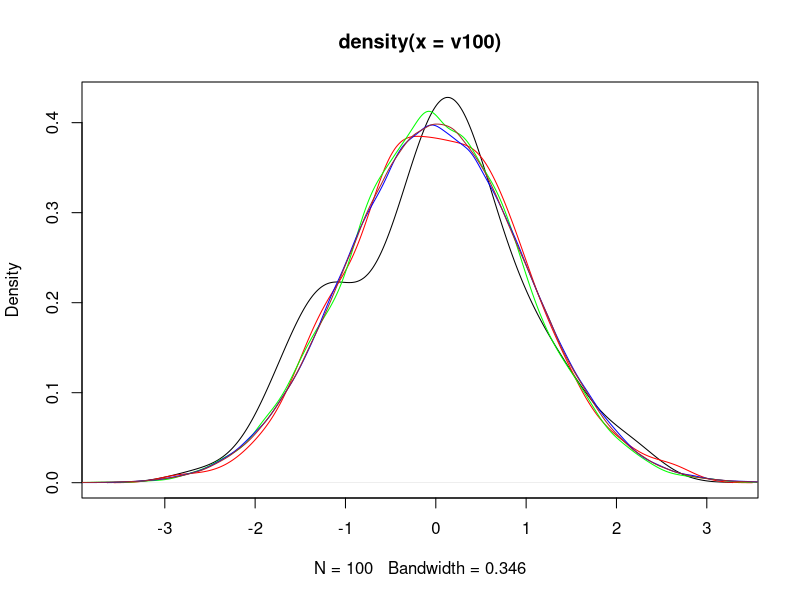
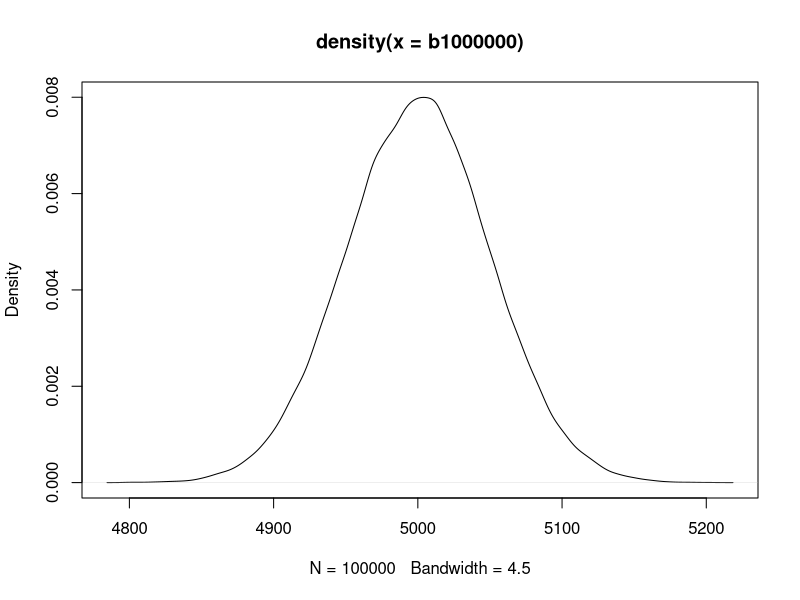
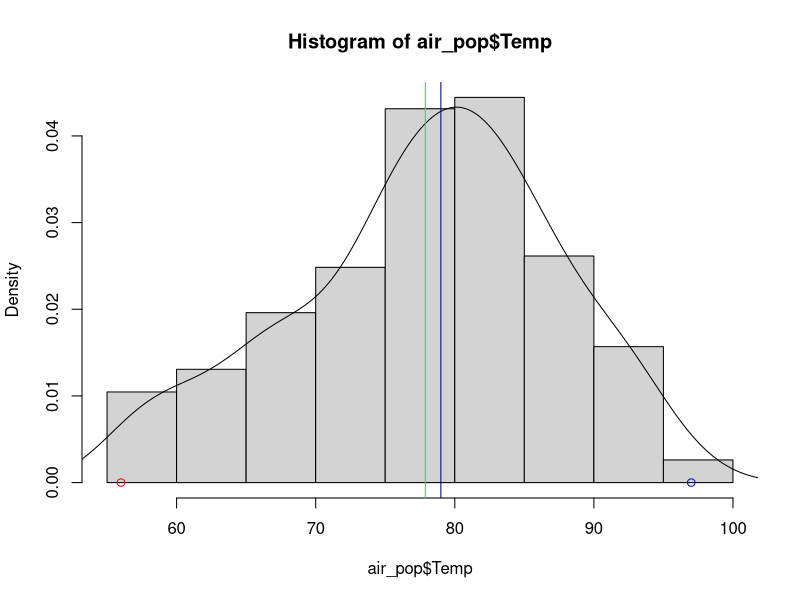
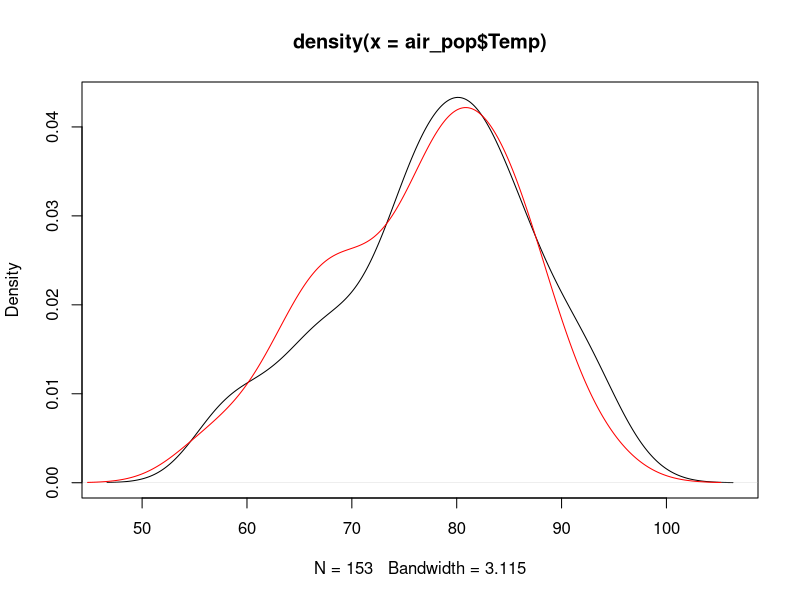
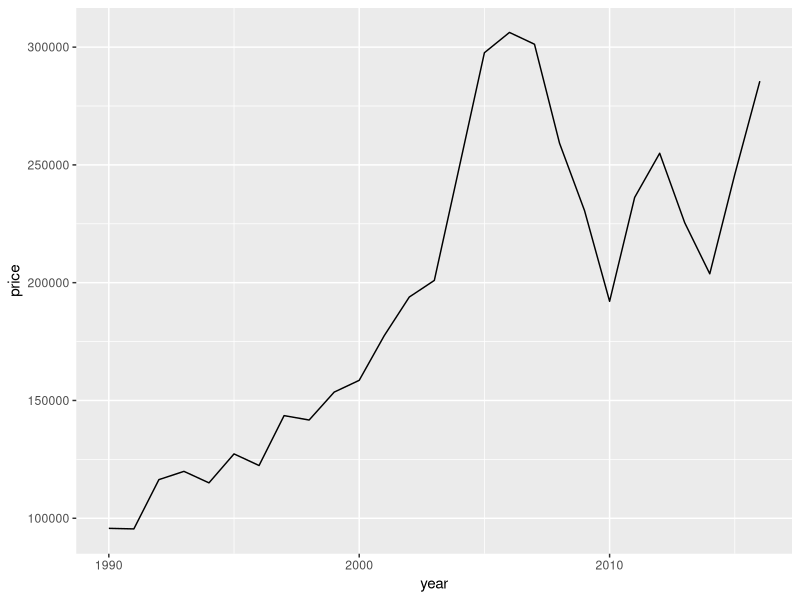
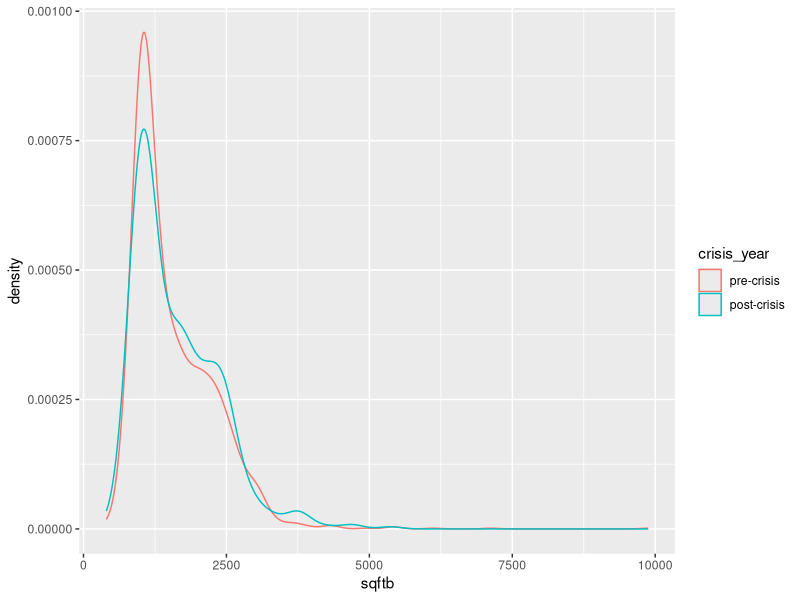
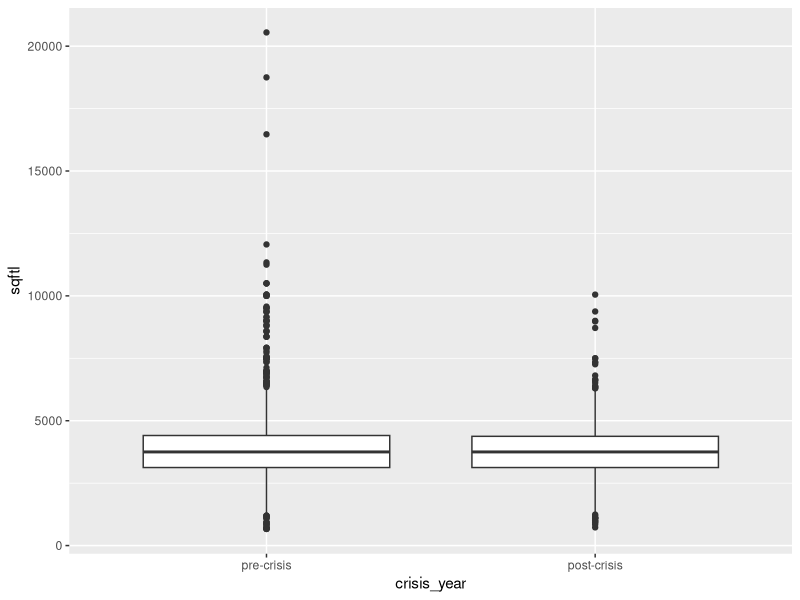
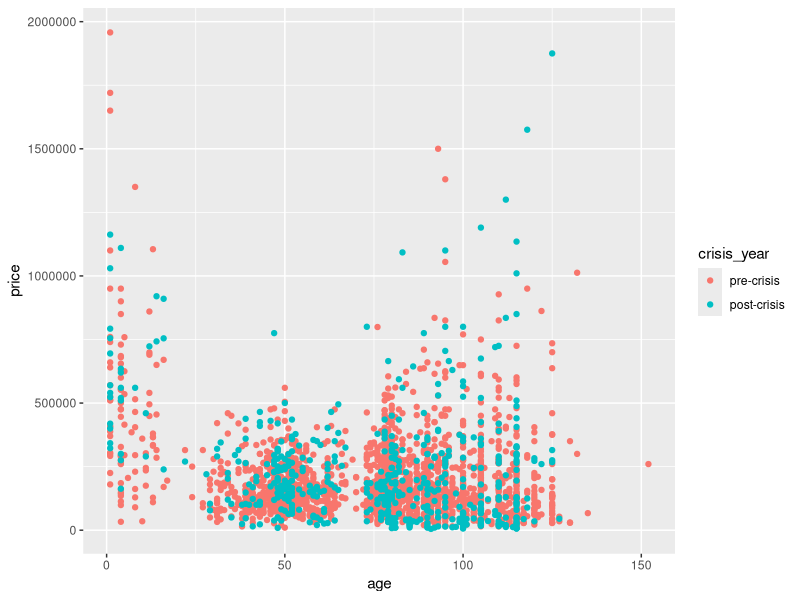

These charts were generated, in order, by the following R code:
# Lab 5 Script: Descriptive Statistics & Data Visualization
# The University of Texas at San Antonio
# URP-5393: Urban Planning Methods II


#---- Objectives ----
# In this Lab you will learn to:

# 0. Learn about the difference between statistics (sample) and analytics (population)
# 1. Learn how to apply general descriptive statistic metrics
# 2. Learn how to use appropriate visualization methods

#---- Part 0. Population vs. Sample ----

# Law of Large Numbers
## More data on something will converge to the mean 

sample(x = 1:6,size = 1) # dice experiment


v100<-rnorm(n = 100,mean = 0,sd = 1)
v1000<-rnorm(n = 1000,mean = 0,sd = 1)
v10000<-rnorm(n = 10000,mean = 0,sd = 1)
v100000<-rnorm(n = 100000,mean = 0,sd = 1)
v1000000<-rnorm(n = 1000000,mean = 0,sd = 1)

plot(density(v100))
lines(density(v1000),col='red')
lines(density(v10000),col='green')
lines(density(v100000),col='blue')
lines(density(v1000000),col='brown')


b100<-rbinom(n = 100,size =10,prob = 0.5)
b1000<-rbinom(n = 1000,size =10,prob = 0.5)
b10000<-rbinom(n = 10000,size =10,prob = 0.5)
b100000<-rbinom(n = 100000,size =10,prob = 0.5)
b1000000<-rbinom(n = 100000,size =10000,prob = 0.5)

plot(density(b1000000))

#---- Part 1. Learn how to apply general descriptive statistic metrics ----

# Let's imagine that this is a dataset containing ALL (the population) of air quality data 
library(data.table)
air_pop<-data.table(datasets::airquality)


View(air_pop)

str(air_pop)
air_pop[,summary(Temp)]
air_pop[,.(mean(Temp),sd(Temp))]


hist(air_pop$Temp,freq = FALSE,breaks = 10)
lines(density(air_pop$Temp))
points(x=min(air_pop$Temp),y=0,col='red')
points(x=max(air_pop$Temp),y=0,col='blue')
abline(v=mean(air_pop$Temp),col='green')
abline(v=quantile(air_pop$Temp,probs = 0.5),col='darkblue')

# library(ggplot2)
# 
# ggplot(data = air_pop,aes(x=Temp,y = after_stat(density)))+
#   geom_histogram(bins=10)+
#   geom_density()

#Let's take a sample
set.seed(12345)
air_sample_temp<-sample(air_pop$Temp,size = 50)

plot(density(air_pop$Temp))
lines(density(air_sample_temp),col='red')


#---- Part 2. Learn how to use appropriate visualization methods ----
# Housing Sales in Chicago

#unzip(zipfile = "05_lab/datasets/HSD_sample.csv.zip",exdir = "05_lab/datasets/")

library(data.table)
chi_hsales<-fread(input = "datasets/HSD_sample.csv")
setkey(chi_hsales,year,month)

#exploring the data

str(chi_hsales)
names(chi_hsales)
summary(chi_hsales)

# Descriptive statistics table

DescStats_t1<-chi_hsales[,sapply(X = .SD,FUN = summary),.SDcols=c("year","month","sqftl","sqftb","age","rooms","bedrooms","bathrooms","aircond")]
DescStats_t1


# Frequency Statistics and Plots
#What years had more sales?
library(ggplot2)

chi_hsales[,.N,by=.(year)] 

library(ggplot2)
ggplot(data = chi_hsales[,.(price=mean(price,na.rm=T)),by=.(year)])+
  geom_line(aes(x=year,y=price))


# Relational Plots
# What is the housing size distribution of housing sales before and after 2008?

chi_hsales[,crisis_year:=as.numeric(year>=2008)]
chi_hsales[,crisis_year:=factor(crisis_year,levels = c(0,1),labels = c("pre-crisis","post-crisis"))]

#density option
ggplot(data = chi_hsales)+
  geom_density(aes(x=sqftb,colour=crisis_year))

#boxplot option
ggplot(data = chi_hsales)+
  geom_boxplot(aes(y=sqftl,x=crisis_year))

# Did the relationship between price and age changed with the housing crisis?

ggplot(data = chi_hsales)+
  geom_point(aes(x=age, y=price, color=crisis_year))

ggplot(data = chi_hsales)+
  geom_density(aes(x=age))+
  geom_vline(xintercept = c(23,67))

chi_hsales[age>0 & age<=23, age_cuts:="0-23"]
chi_hsales[age>23 & age<=67, age_cuts:="23-67"]
chi_hsales[age>67, age_cuts:="67~"]

ggplot(data = chi_hsales)+
  geom_boxplot(aes(x=crisis_year, y=price, color=crisis_year))+
  facet_grid(~age_cuts)


# Tendency Plots
#Plot average sales price by month and year in the whole period?
options(scipen = 999)
mean_price<-chi_hsales[,.(mean_price=mean(price,na.rm=T)/1000),by=.(year,month)]
mean_price[,date:=paste(year,month,"01",sep = "/")]
mean_price[,date:=as.Date(date)]

ggplot(data=mean_price,aes(x=date,y=mean_price))+
  geom_line()+
  geom_smooth()+
  theme_classic()+
  theme(axis.text.x = element_text(family = "Times",angle = 90))

